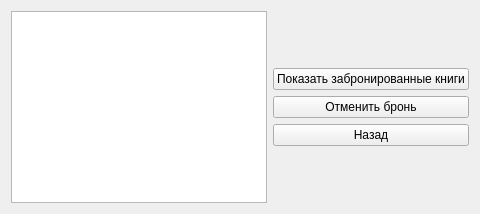
      <widget class="QWidget" name="work_with_booked_book_for_readers">
       <layout class="QHBoxLayout" name="horizontalLayout_16">
        <item>
         <widget class="QTableView" name="work_with_booked_book_for_readers_table_view"/>
        </item>
        <item>
         <layout class="QVBoxLayout" name="verticalLayout_18">
          <property name="sizeConstraint">
           <enum>QLayout::SetDefaultConstraint</enum>
          </property>
          <property name="leftMargin">
           <number>0</number>
          </property>
          <item>
           <spacer name="verticalSpacer_31">
            <property name="orientation">
             <enum>Qt::Vertical</enum>
            </property>
            <property name="sizeHint" stdset="0">
             <size>
              <width>20</width>
              <height>40</height>
             </size>
            </property>
           </spacer>
          </item>
          <item>
           <widget class="QPushButton" name="show_booked_book_for_reader_btn">
            <property name="text">
             <string>Показать забронированные книги</string>
            </property>
           </widget>
          </item>
          <item>
           <widget class="QPushButton" name="cancle_booking_book_for_reader_btn">
            <property name="text">
             <string>Отменить бронь</string>
            </property>
           </widget>
          </item>
          <item>
           <widget class="QPushButton" name="work_with_booked_book_for_readers_back_btn">
            <property name="text">
             <string>Назад</string>
            </property>
           </widget>
          </item>
          <item>
           <spacer name="verticalSpacer_32">
            <property name="orientation">
             <enum>Qt::Vertical</enum>
            </property>
            <property name="sizeHint" stdset="0">
             <size>
              <width>20</width>
              <height>40</height>
             </size>
            </property>
           </spacer>
          </item>
         </layout>
        </item>
       </layout>
      </widget>
